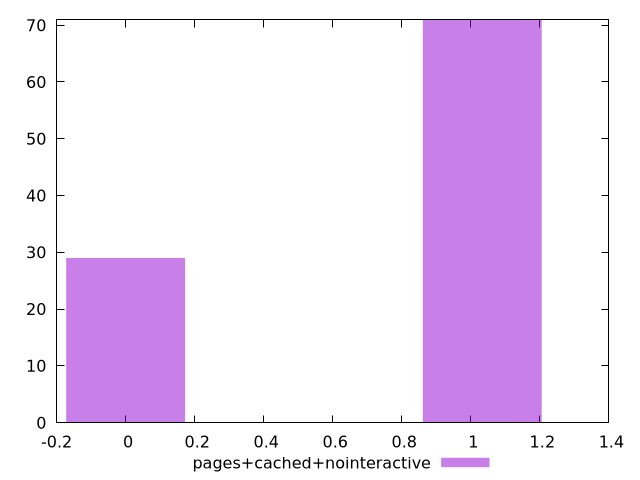

Source code (gnuplot):
$_pagesCachedNointeractive <<EOF
1.0331600177138964 71
0 29
EOF
set key outside below
set terminal pngcairo
set output "report_00005_2020-11-02T22-26-11.212Z/third-party-summary/pages+cached+nointeractive//hist.png"
set yrange [0:71]
set boxwidth 0.3443866725712988
set style fill transparent solid 0.5 noborder
plot $_pagesCachedNointeractive title "pages+cached+nointeractive" with boxes ,
